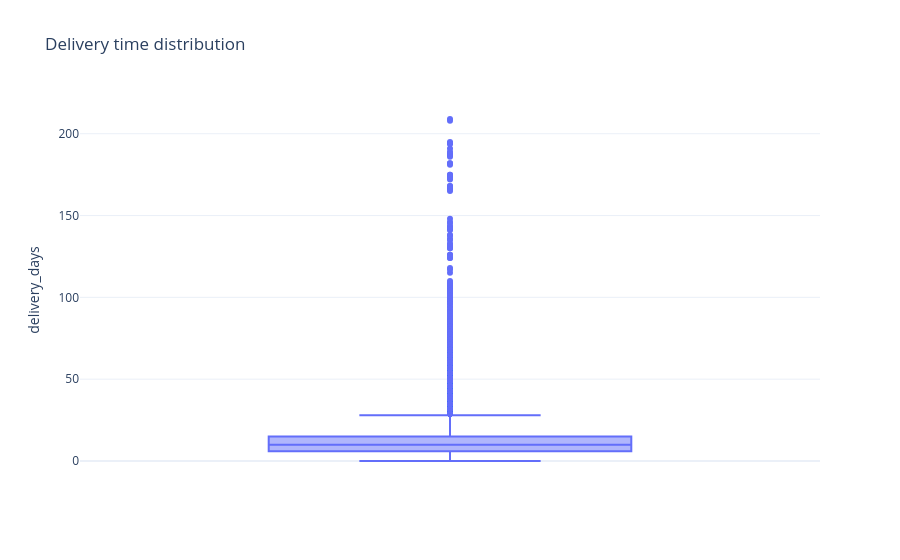

The notebook cell this image was saved under:
### Code cell
fig = px.box(
    delivery_df,
    y="delivery_days",
    title="Delivery time distribution",
    template="plotly_white"
)
fig.show()

### Figure 1 — Plotly figure (JSON) as saved in the notebook; plotly's stock layout.template omitted (floating-point values rounded to 4 significant figures; data arrays with more than 128 entries replaced by an {"elided": "..."} marker saying what was removed)
{"data": [{"alignmentgroup": "True", "hovertemplate": "delivery_days=%{y}<extra></extra>", "legendgroup": "", "marker": {"color": "#636efa"}, "name": "", "notched": false, "offsetgroup": "", "orientation": "v", "showlegend": false, "type": "box", "x0": " ", "xaxis": "x", "y": {"elided": "110840 float values"}, "y0": " ", "yaxis": "y"}], "layout": {"boxmode": "group", "legend": {"tracegroupgap": 0}, "title": {"text": "Delivery time distribution"}, "xaxis": {"anchor": "y", "domain": [0, 1]}, "yaxis": {"anchor": "x", "domain": [0, 1], "title": {"text": "delivery_days"}}}}
